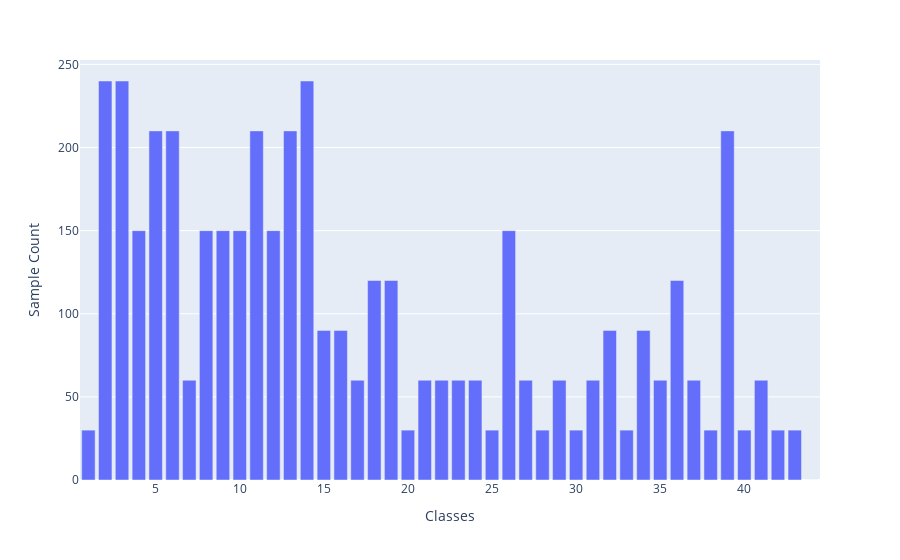

The cell this chart's notebook holds for it:
### Code cell
import plotly.express as px
import numpy as np

# create the bins
hist, bins = np.histogram(y_train, bins=range(0, 45))
bins = (bins[:-1] + bins[1:])/2

fig = px.bar(x=bins+.5, y=hist, labels={'x':'Classes', 'y':'Sample Count'})
fig.show()

### Figure 1 — Plotly figure (JSON) as saved in the notebook; plotly's stock layout.template omitted (floating-point values rounded to 4 significant figures)
{"data": [{"alignmentgroup": "True", "hovertemplate": "Classes=%{x}<br>Sample Count=%{y}<extra></extra>", "legendgroup": "", "marker": {"color": "#636efa", "pattern": {"shape": ""}}, "name": "", "offsetgroup": "", "orientation": "v", "showlegend": false, "textposition": "auto", "type": "bar", "x": [1, 2, 3, 4, 5, 6, 7, 8, 9, 10, 11, 12, 13, 14, 15, 16, 17, 18, 19, 20, 21, 22, 23, 24, 25, 26, 27, 28, 29, 30, 31, 32, 33, 34, 35, 36, 37, 38, 39, 40, 41, 42, 43, 44], "xaxis": "x", "y": [30, 240, 240, 150, 210, 210, 60, 150, 150, 150, 210, 150, 210, 240, 90, 90, 60, 120, 120, 30, 60, 60, 60, 60, 30, 150, 60, 30, 60, 30, 60, 90, 30, 90, 60, 120, 60, 30, 210, 30, 60, 30, 30, 0], "yaxis": "y"}], "layout": {"barmode": "relative", "legend": {"tracegroupgap": 0}, "margin": {"t": 60}, "xaxis": {"anchor": "y", "domain": [0, 1], "title": {"text": "Classes"}}, "yaxis": {"anchor": "x", "domain": [0, 1], "title": {"text": "Sample Count"}}}}
